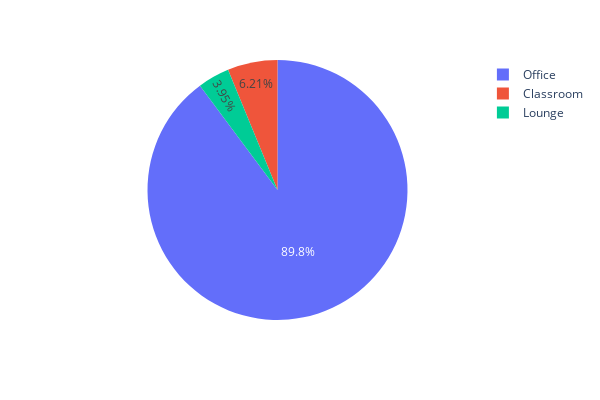

Here is the notebook cell this chart was saved with:
### Markdown cell above
#### Studies by building type

### Code cell
function_counts = df["function"].value_counts().reset_index()
function_counts.columns = ["function", "count"]

fig = px.pie(
    function_counts,
    names="function",
    values="count",
    width=600,
    height=400,
    template="plotly_white",
)

fig.show()

### Figure 1 — Plotly figure (JSON) as saved in the notebook; plotly's stock layout.template omitted (floating-point values rounded to 4 significant figures)
{"data": [{"domain": {"x": [0, 1], "y": [0, 1]}, "hovertemplate": "function=%{label}<br>count=%{value}<extra></extra>", "labels": ["Office", "Classroom", "Lounge"], "legendgroup": "", "name": "", "showlegend": true, "type": "pie", "values": [159, 11, 7]}], "layout": {"height": 400, "legend": {"tracegroupgap": 0}, "margin": {"t": 60}, "width": 600}}
